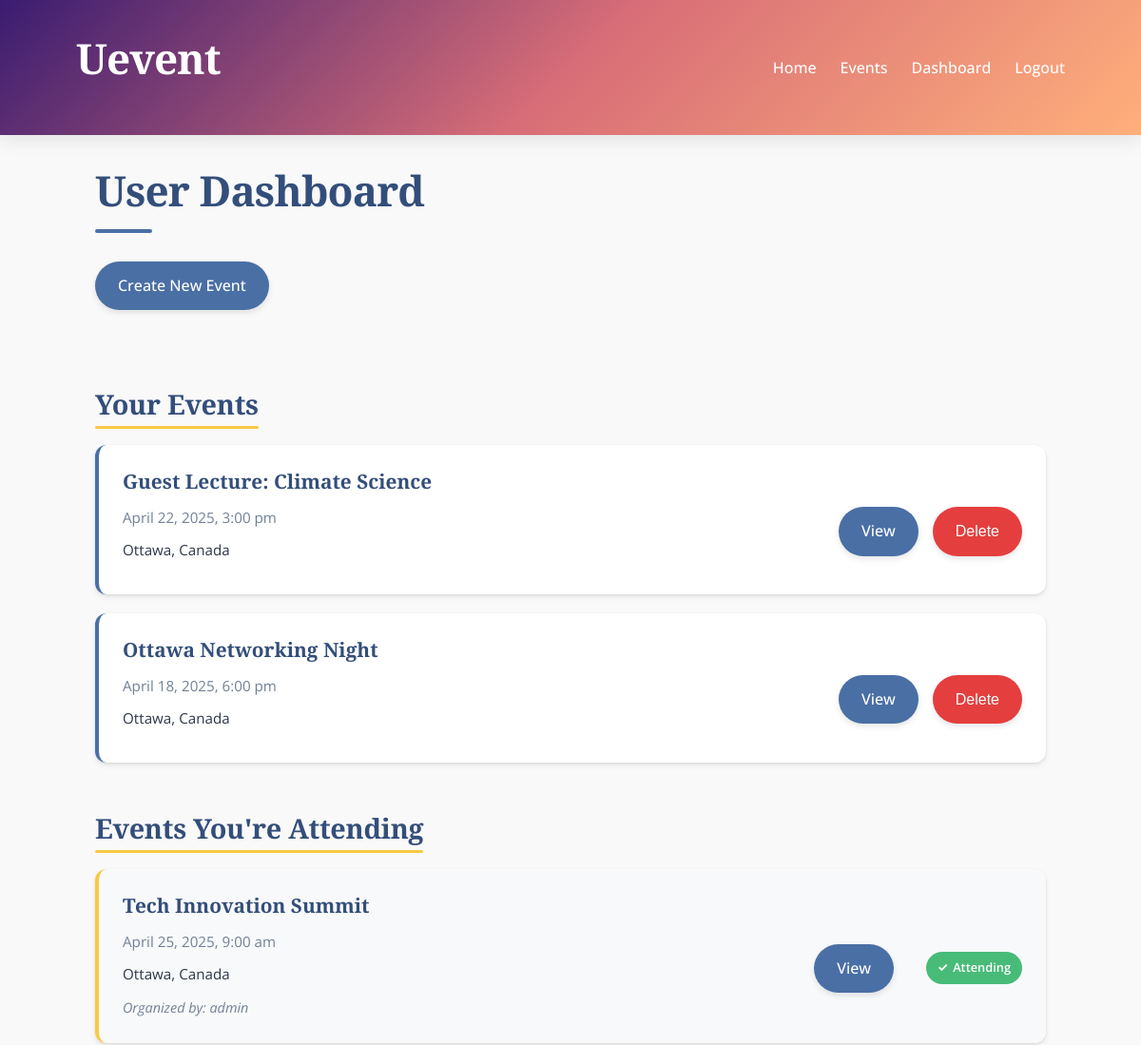
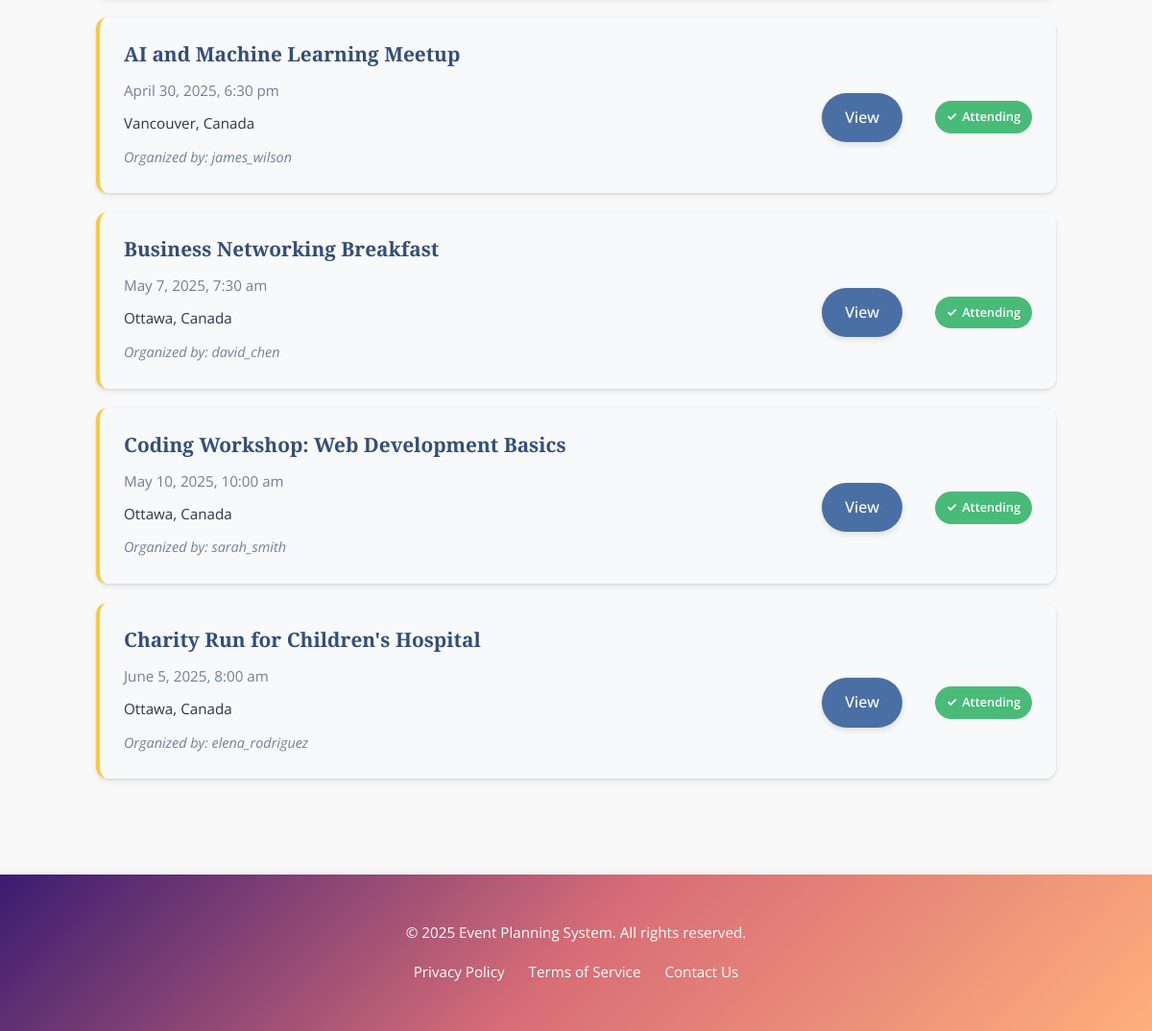
The page /pages/dashboard.php (signed in) on the database its author committed (2 pictures, top to bottom).
### tables this page shows
CREATE TABLE events (
    id INT AUTO_INCREMENT PRIMARY KEY,
    title VARCHAR(100) NOT NULL,
    description TEXT,
    date DATETIME NOT NULL,
    end_date DATETIME NULL,
    address VARCHAR(255),
    city VARCHAR(100),
    state VARCHAR(100),
    postal_code VARCHAR(20),
    country VARCHAR(100) DEFAULT 'Canada',
    event_type_id INT,
    user_id INT NOT NULL,
    max_attendees INT NULL,
    image_url VARCHAR(255) NULL,
    FOREIGN KEY (event_type_id) REFERENCES event_types(id) ON DELETE SET NULL,
    FOREIGN KEY (user_id) REFERENCES users(id) ON DELETE CASCADE
);

CREATE TABLE rsvps (
    id INT AUTO_INCREMENT PRIMARY KEY,
    event_id INT NOT NULL,
    user_id INT NOT NULL,
    status ENUM('attending', 'maybe', 'not_attending') NOT NULL,
    rsvp_date TIMESTAMP DEFAULT CURRENT_TIMESTAMP,
    FOREIGN KEY (event_id) REFERENCES events(id) ON DELETE CASCADE,
    FOREIGN KEY (user_id) REFERENCES users(id) ON DELETE CASCADE,
    UNIQUE KEY (event_id, user_id)
);

CREATE TABLE users (
    id INT AUTO_INCREMENT PRIMARY KEY,
    username VARCHAR(50) NOT NULL UNIQUE,
    password VARCHAR(255) NOT NULL,
    email VARCHAR(100) NOT NULL UNIQUE,
    first_name VARCHAR(50) NOT NULL,
    last_name VARCHAR(50) NOT NULL,
    last_login TIMESTAMP NULL
);

### pages/dashboard.php (the view, shortened to what this page needs)
<?php
include '../includes/header.php';
$user_id = $_SESSION['user_id'];
$created_events = [];
$stmt = $mysqli->prepare("SELECT e.*, u.username as organizer_name
                      FROM events e
                      LEFT JOIN users u ON e.user_id = u.id
                      WHERE e.user_id = ?
                      ORDER BY e.date DESC");
if ($stmt) {
    $stmt->bind_param("i", $user_id);
    $stmt->execute();
    $result = $stmt->get_result();
    while ($event = $result->fetch_assoc()) {
        $created_events[] = $event;
    }
} else {
    $error_message = "An error occurred while retrieving your events.";
}
$stmt = $mysqli->prepare("SELECT e.*, u.username as organizer_name, r.status as rsvp_status
                     FROM events e
                     JOIN users u ON e.user_id = u.id
                     JOIN rsvps r ON e.id = r.event_id
                     WHERE r.user_id = ?
                     ORDER BY e.date ASC");
$stmt->bind_param("i", $_SESSION['user_id']);
$stmt->execute();
$result = $stmt->get_result();
$attending_events = $result->fetch_all(MYSQLI_ASSOC);
?>
<div class="container">
    <div class="dashboard">
        <h1>User Dashboard</h1>
        <div class="dashboard-actions">
            <a href="add_event.php" class="btn">Create New Event</a>
        </div>
        <h2>Your Events</h2>
        <?php if (!empty($created_events)): ?>
            <ul class="dashboard-events-list">
                <?php foreach ($created_events as $event): ?>
                    <li class="event-item">
                        <div class="event-info">
                            <h3><?php echo htmlspecialchars($event['title']); ?></h3>
                            <p class="event-date">
                                <?php
                                    $eventDate = new DateTime($event['date']);
                                    echo $eventDate->format('F j, Y, g:i a');
                                ?>
                            </p>
                            <p class="event-location">
                                <?php echo htmlspecialchars($event['city'] . ', ' . $event['country']); ?>
                            </p>
                        </div>
                        <div class="event-actions">
                            <a href="event-details.php?id=<?php echo $event['id']; ?>" class="btn">View</a>
                            <button class="btn delete" onclick="deleteEvent(<?php echo $event['id']; ?>)">Delete</button>
                        </div>
                    </li>
                <?php endforeach; ?>
            </ul>
        <?php else: ?>
            <p>You haven't created any events yet. <a href="add_event.php">Create your first event</a>.</p>
        <?php endif; ?>
        <h2>Events You're Attending</h2>
        <?php if (!empty($attending_events)): ?>
            <ul class="dashboard-events-list attending-list">
                <?php foreach ($attending_events as $event): ?>
                    <li class="event-item">
                        <div class="event-info">
                            <h3><?php echo htmlspecialchars($event['title']); ?></h3>
                            <p class="event-date">
                                <?php
                                    $eventDate = new DateTime($event['date']);
                                    echo $eventDate->format('F j, Y, g:i a');
                                ?>
                            </p>
                            <p class="event-location">
                                <?php echo htmlspecialchars($event['city'] . ', ' . $event['country']); ?>
                            </p>
                            <p class="event-organizer">
                                Organized by: <?php echo htmlspecialchars($event['organizer_name']); ?>
                            </p>
                        </div>
                        <div class="event-actions">
                            <a href="event-details.php?id=<?php echo $event['id']; ?>" class="btn">View</a>
                            <div class="rsvp-badge-container">
                                <?php if ($event['rsvp_status'] == 'attending'): ?>
                                    <span class="attending-badge">Attending</span>
                                <?php elseif ($event['rsvp_status'] == 'maybe'): ?>
                                    <span class="maybe-badge">Maybe</span>
                                <?php elseif ($event['rsvp_status'] == 'not_attending'): ?>
                                    <span class="declined-badge">Not Attending</span>
                                <?php endif; ?>
                            </div>
                        </div>
                    </li>
                <?php endforeach; ?>
            </ul>
        <?php else: ?>
            <p>You're not attending any events yet. <a href="events.php">Browse events</a> to find some to attend.</p>
        <?php endif; ?>
    </div>
</div>
<?php include '../includes/footer.php'; ?>

### assets/styles/styles.css (style rules this page uses)
:root { --primary-color: #4a6fa5; --primary-dark: #334e7a; --secondary-color: #f9c846; --accent-color: #ff7e5f; --bg-color: #f9f9f9; --text-color: #2d3748; --light-gray: #f7f8fa; --mid-gray: #e2e8f0; --dark-gray: #718096; --danger-color: #e53e3e; --success-color: #48bb78; --border-radius: 8px; --border-radius-lg: 12px; --box-shadow: 0 4px 6px rgba(0, 0, 0, 0.05), 0 1px 3px rgba(0, 0, 0, 0.1); --box-shadow-hover: 0 10px 15px rgba(0, 0, 0, 0.08), 0 4px 6px rgba(0, 0, 0, 0.05); --transition: all 0.3s ease; --bg-gradient: linear-gradient(135deg, #3a1c71, #d76d77, #ffaf7b); }
* { box-sizing: border-box; margin: 0; padding: 0; }
body { font-family: "Open Sans", system-ui, -apple-system, sans-serif; font-size: 16px; line-height: 1.7; color: var(--text-color); background-color: var(--bg-color); transition: var(--transition); }
h1, h2, h3, h4 { font-family: "Merriweather", serif; margin-bottom: 1.2rem; color: var(--primary-dark); line-height: 1.3; font-weight: 700; }
h1 { font-size: 2.75rem; letter-spacing: -0.02em; }
h2 { font-size: 2.2rem; letter-spacing: -0.01em; }
h3 { font-size: 1.6rem; }
a { color: var(--primary-color); text-decoration: none; transition: var(--transition); }
.container { width: 90%; max-width: 1300px; margin: 0 auto; padding: 30px 20px; }
.btn { display: inline-block; padding: 12px 24px; background-color: var(--primary-color); color: white; border: none; border-radius: 30px; cursor: pointer; font-size: 1rem; font-weight: 500; text-align: center; transition: all 0.25s ease; box-shadow: 0 3px 6px rgba(0, 0, 0, 0.1); position: relative; overflow: hidden; }
.btn.delete { background-color: var(--danger-color); }
.event-actions { display: flex; gap: 15px; margin-top: 25px; justify-content: center; }
.attending-list .event-actions { justify-content: space-between; align-items: center; }
.rsvp-badge-container { min-width: 120px; text-align: right; display: flex; justify-content: flex-end; }
.attending-badge, .maybe-badge, .declined-badge, .rsvp-badge { min-width: 100px; text-align: center; padding: 6px 12px; border-radius: 20px; font-size: 0.8rem; font-weight: 600; display: inline-flex; align-items: center; justify-content: center; }
.attending-badge { background-color: var(--success-color); color: white; }
.attending-badge:before { content: "✓"; margin-right: 5px; font-weight: bold; }
.dashboard { max-width: 1000px; margin: 0 auto; }
.dashboard h1 { margin-bottom: 30px; position: relative; padding-bottom: 15px; }
.dashboard h1:after { content: ""; position: absolute; bottom: 0; left: 0; width: 60px; height: 4px; background-color: var(--primary-color); border-radius: 2px; }
.dashboard h2 { margin: 50px 0 25px; font-size: 1.8rem; color: var(--primary-dark); position: relative; display: inline-block; }
.dashboard h2:after { content: ""; position: absolute; bottom: -8px; left: 0; width: 100%; height: 3px; background-color: var(--secondary-color); border-radius: 1.5px; }
.dashboard-actions { display: flex; gap: 15px; margin: 30px 0; }
.dashboard-events-list { display: flex; flex-direction: column; gap: 20px; list-style: none; }
.event-item { background-color: white; border-radius: var(--border-radius-lg); padding: 25px; box-shadow: var(--box-shadow); display: flex; justify-content: space-between; align-items: center; transition: transform 0.2s, box-shadow 0.2s; border-left: 4px solid var(--primary-color); }
.attending-list .event-item { border-left: 4px solid var(--secondary-color); background-color: rgba(249, 250, 251, 0.9); }
.event-info { flex: 1; }
.event-info h3 { margin-bottom: 12px; font-size: 1.3rem; color: var(--primary-dark); }
.event-date { color: var(--dark-gray); font-size: 0.95rem; margin-bottom: 8px; }
.event-location { color: var(--text-color); font-size: 0.95rem; margin-bottom: 8px; }
.event-organizer { color: var(--dark-gray); font-size: 0.9rem; margin-top: 10px; font-style: italic; }

### rows shown on the page
events: title "Guest Lecture: Climate Science", date "April 22, 2025, 3:00 pm", city+country "Ottawa, Canada"
events: title "Ottawa Networking Night", date "April 18, 2025, 6:00 pm", city+country "Ottawa, Canada"
rsvps: event.title "Tech Innovation Summit", event.date "April 25, 2025, 9:00 am", event.country "Ottawa, Canada", users.username "admin", status "Attending"
rsvps: event.title "AI and Machine Learning Meetup", event.date "April 30, 2025, 6:30 pm", event.country "Vancouver, Canada", users.username "james_wilson", status "Attending"
rsvps: event.title "Business Networking Breakfast", event.date "May 7, 2025, 7:30 am", event.country "Ottawa, Canada", users.username "david_chen", status "Attending"
rsvps: event.title "Coding Workshop: Web Development Basics", event.date "May 10, 2025, 10:00 am", event.country "Ottawa, Canada", users.username "sarah_smith", status "Attending"
rsvps: event.title "Charity Run for Children's Hospital", event.date "June 5, 2025, 8:00 am", event.country "Ottawa, Canada", users.username "elena_rodriguez", status "Attending"
